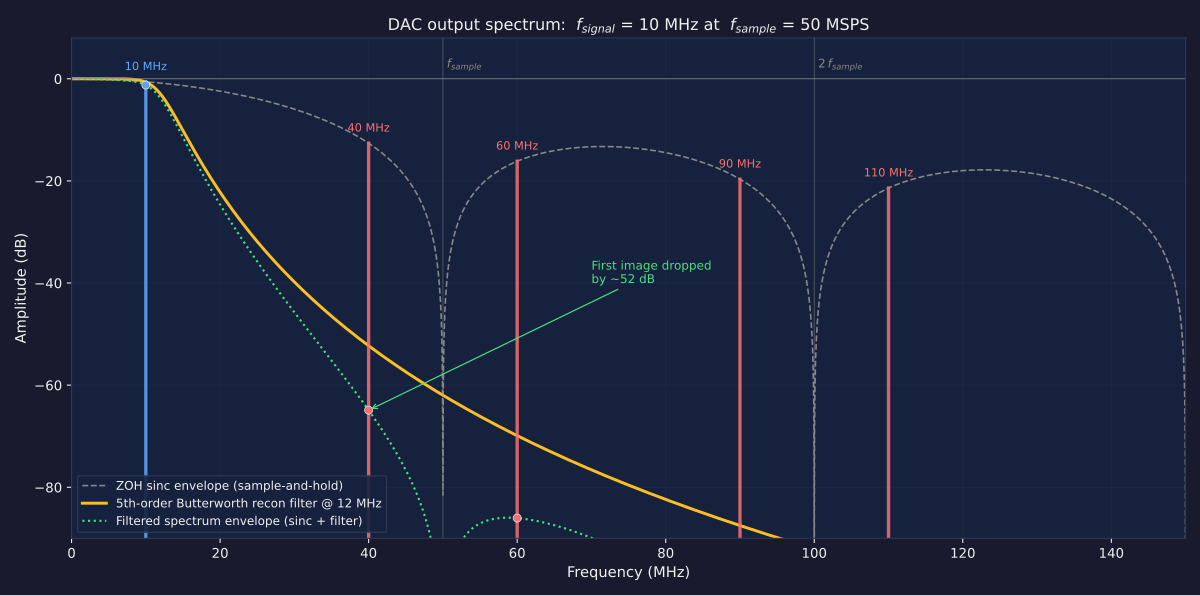

Recreate this plot in Python.
"""
1e_dac_spectrum.py - Figure 1E-3: DAC output spectrum + reconstruction filter

Shows what comes out of the AD9742 as a frequency-domain plot, before and
after the 5th-order Butterworth reconstruction filter. Demonstrates the
images at multiples of f_sample, the ZOH sinc envelope, and the role of the
reconstruction filter in attenuating those images.

Parameters baked in (worst-case 10 MHz output at 50 MSPS):
  f_signal = 10 MHz   (baseband tone)
  f_sample = 50 MSPS  (Pico-limited DAC update rate)
  f_cutoff = 12 MHz   (5th-order Butterworth lowpass)

Output: 1e_dac_spectrum.svg + 1e_dac_spectrum.png in the same directory.

Run:  python3 1e_dac_spectrum.py
"""
import os
import matplotlib
matplotlib.use("Agg")
import matplotlib.pyplot as plt
import numpy as np

# PMVB FMCW dark-theme palette (matches pmvb-figures.sty)
PMVB_BG = "#1a1a2e"
PMVB_PANEL = "#16213e"
PMVB_FG = "#f0f0f0"
PMVB_MUTED = "#888"
PMVB_GRID = "#2d3a55"
PMVB_BLUE = "#60a5fa"
PMVB_AMBER = "#fbbf24"
PMVB_RED = "#f87171"
PMVB_GREEN = "#4ade80"

# Parameters
f_signal = 10e6
f_sample = 50e6
f_cutoff = 12e6
order = 5

# Frequency axis (Hz) from 0.1 MHz to 3 * f_sample
f = np.linspace(0.1e6, 3 * f_sample, 8000)
f_mhz = f / 1e6

# Sample-and-hold (ZOH) envelope = |sinc(f / f_sample)|
sinc_env = np.abs(np.sinc(f / f_sample))
sinc_db = 20 * np.log10(sinc_env + 1e-12)

# Butterworth filter response (in dB)
butter_db = -10 * np.log10(1 + (f / f_cutoff) ** (2 * order))

# Combined (after filter) spectrum envelope
combined_db = sinc_db + butter_db

# Image frequencies and their kinds
images = [
    (f_signal,             "baseband", PMVB_BLUE),
    (f_sample - f_signal,  "image 1",  PMVB_RED),
    (f_sample + f_signal,  "image 2",  PMVB_RED),
    (2 * f_sample - f_signal, "image 3", PMVB_RED),
    (2 * f_sample + f_signal, "image 4", PMVB_RED),
]

# Plot
fig, ax = plt.subplots(figsize=(12.5, 6.2), facecolor=PMVB_BG)
ax.set_facecolor(PMVB_PANEL)

# Sinc envelope (dashed grey)
ax.plot(f_mhz, sinc_db, "--", color=PMVB_MUTED, lw=1.2,
        label="ZOH sinc envelope (sample-and-hold)")

# Butterworth filter response (amber, solid)
ax.plot(f_mhz, butter_db, "-", color=PMVB_AMBER, lw=2.2,
        label=f"{order}th-order Butterworth recon filter @ {f_cutoff/1e6:.0f} MHz")

# Combined (after-filter) envelope (green, dotted)
ax.plot(f_mhz, combined_db, ":", color=PMVB_GREEN, lw=1.6,
        label="Filtered spectrum envelope (sinc + filter)")

# Plot the spectral lines (baseband + images)
for freq, kind, color in images:
    f_mhz_pt = freq / 1e6
    pre_db = 20 * np.log10(np.abs(np.sinc(freq / f_sample)) + 1e-12)
    butter_at_f = -10 * np.log10(1 + (freq / f_cutoff) ** (2 * order))
    post_db = pre_db + butter_at_f
    # Pre-filter line (top of sinc envelope)
    ax.plot([f_mhz_pt, f_mhz_pt], [-100, pre_db], color=color, lw=2.5, alpha=0.85)
    # Post-filter dot (where the line ends up after filter)
    ax.plot([f_mhz_pt], [post_db], "o", color=color, mec=PMVB_FG, mew=0.6, ms=6, alpha=0.9)
    # Label above the pre-filter peak
    label = f"{f_mhz_pt:.0f} MHz"
    ax.annotate(label, xy=(f_mhz_pt, pre_db),
                xytext=(0, 7), textcoords="offset points",
                ha="center", va="bottom", color=color, fontsize=8.5)

# Spec markers
ax.axvline(f_sample / 1e6, color=PMVB_MUTED, lw=0.7, alpha=0.5)
ax.text(f_sample / 1e6, 4, " $f_{sample}$", color=PMVB_MUTED, fontsize=9,
        va="top", ha="left", style="italic")
ax.axvline(2 * f_sample / 1e6, color=PMVB_MUTED, lw=0.7, alpha=0.5)
ax.text(2 * f_sample / 1e6, 4, " $2\\,f_{sample}$", color=PMVB_MUTED, fontsize=9,
        va="top", ha="left", style="italic")

# Annotation pointing at the first-image attenuation
first_image_pre = 20 * np.log10(np.abs(np.sinc((f_sample - f_signal) / f_sample)) + 1e-12)
first_image_post = first_image_pre + (-10 * np.log10(1 + ((f_sample - f_signal) / f_cutoff) ** (2 * order)))
ax.annotate(f"First image dropped\nby ~{first_image_pre - first_image_post:.0f} dB",
            xy=((f_sample - f_signal) / 1e6, first_image_post),
            xytext=(70, -40),
            color=PMVB_GREEN, fontsize=9,
            arrowprops=dict(arrowstyle="->", color=PMVB_GREEN, lw=0.9))

# Axes setup
ax.set_xlabel("Frequency (MHz)", color=PMVB_FG, fontsize=11)
ax.set_ylabel("Amplitude (dB)", color=PMVB_FG, fontsize=11)
ax.set_title(f"DAC output spectrum:  $f_{{signal}}$ = {f_signal/1e6:.0f} MHz at  "
             f"$f_{{sample}}$ = {f_sample/1e6:.0f} MSPS",
             color=PMVB_FG, fontsize=12)
ax.axhline(0, color=PMVB_MUTED, lw=0.6)
ax.set_xlim(0, 3 * f_sample / 1e6)
ax.set_ylim(-90, 8)
ax.grid(True, alpha=0.35, color=PMVB_GRID, ls="-", lw=0.5)
ax.tick_params(colors=PMVB_FG)
for spine in ax.spines.values():
    spine.set_color(PMVB_GRID)
ax.legend(loc="lower left", facecolor=PMVB_PANEL, edgecolor=PMVB_GRID,
          labelcolor=PMVB_FG, framealpha=0.9, fontsize=9)

fig.tight_layout()

here = os.path.dirname(os.path.abspath(__file__))
fig.savefig(os.path.join(here, "1e_dac_spectrum.svg"),
            facecolor=PMVB_BG, edgecolor="none")
fig.savefig(os.path.join(here, "1e_dac_spectrum.png"),
            facecolor=PMVB_BG, edgecolor="none", dpi=150)
plt.close(fig)
print("Wrote 1e_dac_spectrum.svg + .png")
